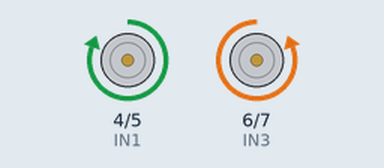
Simulated run of this sketch. Board: Arduino Uno, built with avr-gcc and run on an emulated ATmega328P. Shown: motor-driver pin pairs drawn as motors (green arrow = first pin HIGH = forward, orange = second pin HIGH = backward, longer = more drive).

Above: at 1.0 s.
At 5.0 s:
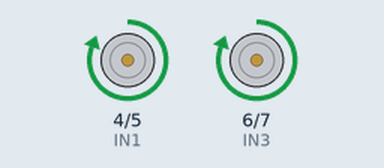
At 10.0 s:
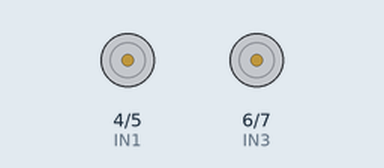
At 15.0 s:
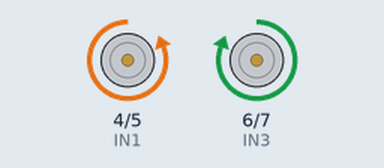
Timing chart, 0 to 16.1 s (numbered marks = the images above):
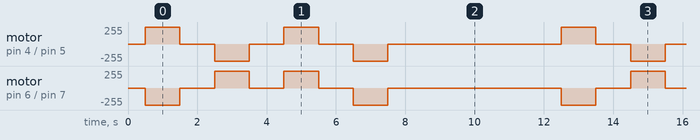

The sketch:

01.ino
```cpp
int spd = 255;               // 設定速度值0-255
int timer = 1000;           // 定義整數 timer

const int IN1 = 4;          //L298N IN1 pin 連接 Arduino pin 10
const int IN2 = 5;          //L298N IN2 pin 連接 Arduino pin 11
const int IN3 = 6;           //L298N IN3 pin 連接 Arduino pin 5
const int IN4 = 7;            //L298N IN4 pin 連接 Arduino pin 6

void setup()
{
  Serial.begin(9600);     //確認藍牙傳輸速率 9600 bits/second
  pinMode(IN1, OUTPUT);     // Arduino 輸出電壓控制車子
  pinMode(IN2, OUTPUT);
  pinMode(IN3, OUTPUT);
  pinMode(IN4, OUTPUT);
  Stop();
  delay(500);
}

void loop() {            //主程式：車子前進1秒 (1000 ms)，後退1秒，左轉1秒，右轉1秒，停止1秒，如此再連續循環
  Forward ();
  delay(timer);
  Stop();
  delay(timer);

  Back();
  delay(timer);
  Stop();
  delay(timer);

  Left();
  delay(timer);
  Stop();
  delay(timer);

  Right();
  delay(timer);
  Stop();
  delay(5000);
}

void Forward()          //車子前進子程式
{
  analogWrite(IN1, spd);
  analogWrite(IN2, 0);
  analogWrite(IN3, 0);
  analogWrite(IN4, spd);
}

void Back()              //車子後退子程式
{
  analogWrite(IN1, 0);
  analogWrite(IN2, spd);
  analogWrite(IN3, spd);
  analogWrite(IN4, 0);
}

void Stop()              //車子停止子程式
{
  analogWrite(IN1, 0);
  analogWrite(IN2, 0);
  analogWrite(IN3, 0);
  analogWrite(IN4, 0);
}

void Left()              //車子左轉子程式
{
  analogWrite(IN1, spd);
  analogWrite(IN2, 0);
  analogWrite(IN3, spd);
  analogWrite(IN4, 0);
}

void Right()             //車子右轉子程式
{
  analogWrite(IN1, 0);
  analogWrite(IN2, spd);
  analogWrite(IN3, 0);
  analogWrite(IN4, spd);

}
```

Measured:
- by itself, motor on pin 6 (IN3) / pin 7 (IN4): repeats every 12.0 s: 2 × (stopped 1.0 s, forward 255/255 1.0 s), stopped 1.0 s, backward 255/255 1.0 s, stopped 5.0 s, backward 255/255 1.0 s
- by itself, motor on pin 4 (IN1) / pin 5 (IN2): repeats every 12.0 s: stopped 1.0 s, backward 255/255 1.0 s, stopped 1.0 s, forward 255/255 1.0 s, stopped 1.0 s, backward 255/255 1.0 s, stopped 5.0 s, forward 255/255 1.0 s
